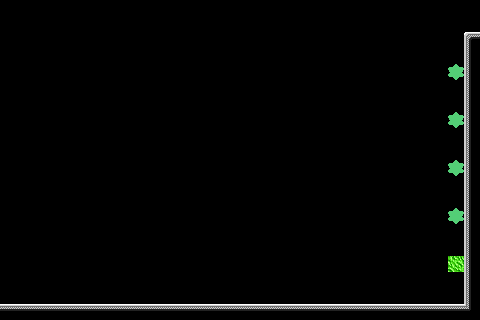

A 2D game scene composited from a Tiled map and its tileset images. What follows is a short description and the map's XML, with every tile layer's data as written:
An orthogonal 30x20 tile map with 16x16 px tiles, 4 tile layers (bkg_far, bkg_close, ground, foreground), 2 tilesets.

<map version="1.10" tiledversion="1.11.0" orientation="orthogonal" renderorder="right-down" width="30" height="20" tilewidth="16" tileheight="16" infinite="0" nextlayerid="5" nextobjectid="1">
 <tileset firstgid="1" source="../../memory_block.tsx" />
 <tileset firstgid="21" source="../../PlaceholderSprites.tsx" />
 <layer id="4" name="bkg_far" width="30" height="20">
  <properties>
   <property name="unity:sortinglayer" value="Bkg_far" />
  </properties>
  <data encoding="csv">
0,0,0,0,0,0,0,0,0,0,0,0,0,0,0,0,0,0,0,0,0,0,0,0,0,0,0,0,0,0,
0,0,0,0,0,0,0,0,0,0,0,0,0,0,0,0,0,0,0,0,0,0,0,0,0,0,0,0,0,0,
0,0,0,0,0,0,0,0,0,0,0,0,0,0,0,0,0,0,0,0,0,0,0,0,0,0,0,0,0,0,
0,0,0,0,0,0,0,0,0,0,0,0,0,0,0,0,0,0,0,0,0,0,0,0,0,0,0,0,0,0,
0,0,0,0,0,0,0,0,0,0,0,0,0,0,0,0,0,0,0,0,0,0,0,0,0,0,0,0,0,0,
0,0,0,0,0,0,0,0,0,0,0,0,0,0,0,0,0,0,0,0,0,0,0,0,0,0,0,0,0,0,
0,0,0,0,0,0,0,0,0,0,0,0,0,0,0,0,0,0,0,0,0,0,0,0,0,0,0,0,0,0,
0,0,0,0,0,0,0,0,0,0,0,0,0,0,0,0,0,0,0,0,0,0,0,0,0,0,0,0,0,0,
0,0,0,0,0,0,0,0,0,0,0,0,0,0,0,0,0,0,0,0,0,0,0,0,0,0,0,0,0,0,
0,0,0,0,0,0,0,0,0,0,0,0,0,0,0,0,0,0,0,0,0,0,0,0,0,0,0,0,0,0,
0,0,0,0,0,0,0,0,0,0,0,0,0,0,0,0,0,0,0,0,0,0,0,0,0,0,0,0,0,0,
0,0,0,0,0,0,0,0,0,0,0,0,0,0,0,0,0,0,0,0,0,0,0,0,0,0,0,0,0,0,
0,0,0,0,0,0,0,0,0,0,0,0,0,0,0,0,0,0,0,0,0,0,0,0,0,0,0,0,0,0,
0,0,0,0,0,0,0,0,0,0,0,0,0,0,0,0,0,0,0,0,0,0,0,0,0,0,0,0,0,0,
0,0,0,0,0,0,0,0,0,0,0,0,0,0,0,0,0,0,0,0,0,0,0,0,0,0,0,0,0,0,
0,0,0,0,0,0,0,0,0,0,0,0,0,0,0,0,0,0,0,0,0,0,0,0,0,0,0,0,0,0,
0,0,0,0,0,0,0,0,0,0,0,0,0,0,0,0,0,0,0,0,0,0,0,0,0,0,0,0,0,0,
0,0,0,0,0,0,0,0,0,0,0,0,0,0,0,0,0,0,0,0,0,0,0,0,0,0,0,0,0,0,
0,0,0,0,0,0,0,0,0,0,0,0,0,0,0,0,0,0,0,0,0,0,0,0,0,0,0,0,0,0,
0,0,0,0,0,0,0,0,0,0,0,0,0,0,0,0,0,0,0,0,0,0,0,0,0,0,0,0,0,0
</data>
 </layer>
 <layer id="1" name="bkg_close" width="30" height="20">
  <properties>
   <property name="unity:sortinglayer" value="Bkg" />
  </properties>
  <data encoding="csv">
0,0,0,0,0,0,0,0,0,0,0,0,0,0,0,0,0,0,0,0,0,0,0,0,0,0,0,0,0,0,
0,0,0,0,0,0,0,0,0,0,0,0,0,0,0,0,0,0,0,0,0,0,0,0,0,0,0,0,0,0,
0,0,0,0,0,0,0,0,0,0,0,0,0,0,0,0,0,0,0,0,0,0,0,0,0,0,0,0,0,0,
0,0,0,0,0,0,0,0,0,0,0,0,0,0,0,0,0,0,0,0,0,0,0,0,0,0,0,0,0,0,
0,0,0,0,0,0,0,0,0,0,0,0,0,0,0,0,0,0,0,0,0,0,0,0,0,0,0,0,0,0,
0,0,0,0,0,0,0,0,0,0,0,0,0,0,0,0,0,0,0,0,0,0,0,0,0,0,0,0,0,0,
0,0,0,0,0,0,0,0,0,0,0,0,0,0,0,0,0,0,0,0,0,0,0,0,0,0,0,0,0,0,
0,0,0,0,0,0,0,0,0,0,0,0,0,0,0,0,0,0,0,0,0,0,0,0,0,0,0,0,0,0,
0,0,0,0,0,0,0,0,0,0,0,0,0,0,0,0,0,0,0,0,0,0,0,0,0,0,0,0,0,0,
0,0,0,0,0,0,0,0,0,0,0,0,0,0,0,0,0,0,0,0,0,0,0,0,0,0,0,0,0,0,
0,0,0,0,0,0,0,0,0,0,0,0,0,0,0,0,0,0,0,0,0,0,0,0,0,0,0,0,0,0,
0,0,0,0,0,0,0,0,0,0,0,0,0,0,0,0,0,0,0,0,0,0,0,0,0,0,0,0,0,0,
0,0,0,0,0,0,0,0,0,0,0,0,0,0,0,0,0,0,0,0,0,0,0,0,0,0,0,0,0,0,
0,0,0,0,0,0,0,0,0,0,0,0,0,0,0,0,0,0,0,0,0,0,0,0,0,0,0,0,0,0,
0,0,0,0,0,0,0,0,0,0,0,0,0,0,0,0,0,0,0,0,0,0,0,0,0,0,0,0,0,0,
0,0,0,0,0,0,0,0,0,0,0,0,0,0,0,0,0,0,0,0,0,0,0,0,0,0,0,0,0,0,
0,0,0,0,0,0,0,0,0,0,0,0,0,0,0,0,0,0,0,0,0,0,0,0,0,0,0,0,0,0,
0,0,0,0,0,0,0,0,0,0,0,0,0,0,0,0,0,0,0,0,0,0,0,0,0,0,0,0,0,0,
0,0,0,0,0,0,0,0,0,0,0,0,0,0,0,0,0,0,0,0,0,0,0,0,0,0,0,0,0,0,
0,0,0,0,0,0,0,0,0,0,0,0,0,0,0,0,0,0,0,0,0,0,0,0,0,0,0,0,0,0
</data>
 </layer>
 <layer id="2" name="ground" width="30" height="20">
  <properties>
   <property name="unity:sortinglayer" value="Ground" />
  </properties>
  <data encoding="csv">
0,0,0,0,0,0,0,0,0,0,0,0,0,0,0,0,0,0,0,0,0,0,0,0,0,0,0,0,0,0,
0,0,0,0,0,0,0,0,0,0,0,0,0,0,0,0,0,0,0,0,0,0,0,0,0,0,0,0,0,0,
0,0,0,0,0,0,0,0,0,0,0,0,0,0,0,0,0,0,0,0,0,0,0,0,0,0,0,0,0,1,
0,0,0,0,0,0,0,0,0,0,0,0,0,0,0,0,0,0,0,0,0,0,0,0,0,0,0,0,0,6,
0,0,0,0,0,0,0,0,0,0,0,0,0,0,0,0,0,0,0,0,0,0,0,0,0,0,0,0,63,6,
0,0,0,0,0,0,0,0,0,0,0,0,0,0,0,0,0,0,0,0,0,0,0,0,0,0,0,0,0,6,
0,0,0,0,0,0,0,0,0,0,0,0,0,0,0,0,0,0,0,0,0,0,0,0,0,0,0,0,0,6,
0,0,0,0,0,0,0,0,0,0,0,0,0,0,0,0,0,0,0,0,0,0,0,0,0,0,0,0,63,6,
0,0,0,0,0,0,0,0,0,0,0,0,0,0,0,0,0,0,0,0,0,0,0,0,0,0,0,0,0,6,
0,0,0,0,0,0,0,0,0,0,0,0,0,0,0,0,0,0,0,0,0,0,0,0,0,0,0,0,0,6,
0,0,0,0,0,0,0,0,0,0,0,0,0,0,0,0,0,0,0,0,0,0,0,0,0,0,0,0,63,6,
0,0,0,0,0,0,0,0,0,0,0,0,0,0,0,0,0,0,0,0,0,0,0,0,0,0,0,0,0,6,
0,0,0,0,0,0,0,0,0,0,0,0,0,0,0,0,0,0,0,0,0,0,0,0,0,0,0,0,0,6,
0,0,0,0,0,0,0,0,0,0,0,0,0,0,0,0,0,0,0,0,0,0,0,0,0,0,0,0,63,6,
0,0,0,0,0,0,0,0,0,0,0,0,0,0,0,0,0,0,0,0,0,0,0,0,0,0,0,0,0,6,
0,0,0,0,0,0,0,0,0,0,0,0,0,0,0,0,0,0,0,0,0,0,0,0,0,0,0,0,0,6,
0,0,0,0,0,0,0,0,0,0,0,0,0,0,0,0,0,0,0,0,0,0,0,0,0,0,0,0,51,6,
0,0,0,0,0,0,0,0,0,0,0,0,0,0,0,0,0,0,0,0,0,0,0,0,0,0,0,0,0,6,
0,0,0,0,0,0,0,0,0,0,0,0,0,0,0,0,0,0,0,0,0,0,0,0,0,0,0,0,0,6,
2,2,2,2,2,2,2,2,2,2,2,2,2,2,2,2,2,2,2,2,2,2,2,2,2,2,2,2,2,4
</data>
 </layer>
 <layer id="3" name="foreground" width="30" height="20">
  <properties>
   <property name="unity:sortinglayer" value="Foreground" />
  </properties>
  <data encoding="csv">
0,0,0,0,0,0,0,0,0,0,0,0,0,0,0,0,0,0,0,0,0,0,0,0,0,0,0,0,0,0,
0,0,0,0,0,0,0,0,0,0,0,0,0,0,0,0,0,0,0,0,0,0,0,0,0,0,0,0,0,0,
0,0,0,0,0,0,0,0,0,0,0,0,0,0,0,0,0,0,0,0,0,0,0,0,0,0,0,0,0,0,
0,0,0,0,0,0,0,0,0,0,0,0,0,0,0,0,0,0,0,0,0,0,0,0,0,0,0,0,0,0,
0,0,0,0,0,0,0,0,0,0,0,0,0,0,0,0,0,0,0,0,0,0,0,0,0,0,0,0,0,0,
0,0,0,0,0,0,0,0,0,0,0,0,0,0,0,0,0,0,0,0,0,0,0,0,0,0,0,0,0,0,
0,0,0,0,0,0,0,0,0,0,0,0,0,0,0,0,0,0,0,0,0,0,0,0,0,0,0,0,0,0,
0,0,0,0,0,0,0,0,0,0,0,0,0,0,0,0,0,0,0,0,0,0,0,0,0,0,0,0,0,0,
0,0,0,0,0,0,0,0,0,0,0,0,0,0,0,0,0,0,0,0,0,0,0,0,0,0,0,0,0,0,
0,0,0,0,0,0,0,0,0,0,0,0,0,0,0,0,0,0,0,0,0,0,0,0,0,0,0,0,0,0,
0,0,0,0,0,0,0,0,0,0,0,0,0,0,0,0,0,0,0,0,0,0,0,0,0,0,0,0,0,0,
0,0,0,0,0,0,0,0,0,0,0,0,0,0,0,0,0,0,0,0,0,0,0,0,0,0,0,0,0,0,
0,0,0,0,0,0,0,0,0,0,0,0,0,0,0,0,0,0,0,0,0,0,0,0,0,0,0,0,0,0,
0,0,0,0,0,0,0,0,0,0,0,0,0,0,0,0,0,0,0,0,0,0,0,0,0,0,0,0,0,0,
0,0,0,0,0,0,0,0,0,0,0,0,0,0,0,0,0,0,0,0,0,0,0,0,0,0,0,0,0,0,
0,0,0,0,0,0,0,0,0,0,0,0,0,0,0,0,0,0,0,0,0,0,0,0,0,0,0,0,0,0,
0,0,0,0,0,0,0,0,0,0,0,0,0,0,0,0,0,0,0,0,0,0,0,0,0,0,0,0,0,0,
0,0,0,0,0,0,0,0,0,0,0,0,0,0,0,0,0,0,0,0,0,0,0,0,0,0,0,0,0,0,
0,0,0,0,0,0,0,0,0,0,0,0,0,0,0,0,0,0,0,0,0,0,0,0,0,0,0,0,0,0,
0,0,0,0,0,0,0,0,0,0,0,0,0,0,0,0,0,0,0,0,0,0,0,0,0,0,0,0,0,0
</data>
 </layer>
</map>
